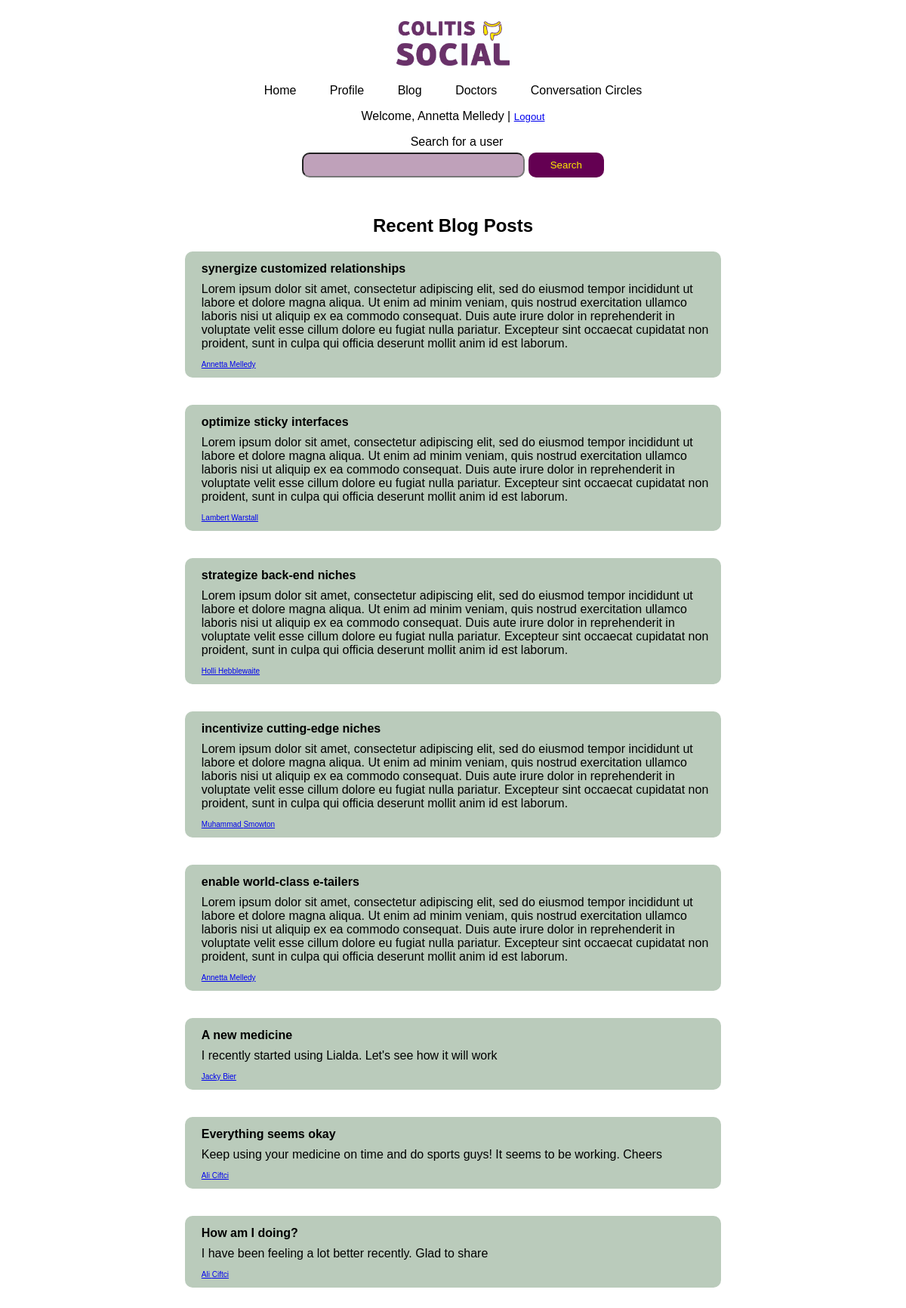
/index.php (signed in), run on the app's committed database.
### tables this page shows
CREATE TABLE `blog_entries` (
  `entry_id` int(11) NOT NULL,
  `user_id` int(11) NOT NULL,
  `subject` varchar(100) NOT NULL,
  `entry` text NOT NULL,
  `image` mediumblob DEFAULT NULL
);

CREATE TABLE `users` (
  `user_id` int(11) NOT NULL,
  `username` varchar(50) NOT NULL,
  `name` varchar(50) NOT NULL,
  `surname` varchar(50) NOT NULL,
  `login_email` varchar(100) NOT NULL,
  `login_password` varchar(100) NOT NULL,
  `disease_type` varchar(20) NOT NULL,
  `diagnosis_date` date NOT NULL,
  `diagnosis_proof` longblob DEFAULT NULL,
  `user_picture` longblob DEFAULT NULL,
  `street` varchar(50) NOT NULL,
  `building` varchar(50) NOT NULL,
  `door_number` varchar(10) NOT NULL,
  `zip_code` varchar(10) NOT NULL,
  `city` varchar(30) NOT NULL,
  `state` varchar(30) NOT NULL
);

### index.php (the view, shortened to what this page needs)
<?php
include_once 'includes/header.php';
?>
<?php
require_once 'includes/login.php';
include_once 'includes/search.php';
echo "<h2 class=\"center\">Recent Blog Posts</h2>";
$conn = new mysqli($hn, $un, $pw, $db);
$query = "SELECT * FROM `users` NATURAL JOIN blog_entries ORDER BY entry_id DESC ";
$result = $conn->query($query);
while ($row = $result->fetch_assoc()) {
    $uid=$row["user_id"];
	echo "<table class=\"profiletable\">";
	echo "<tr>";
    echo "<tr><td class=\"blogsubject\" >".$row["subject"]."</td>";
	echo '</tr>';
    echo "<tr>";
	echo "<td class=\"blogentry\">".$row["entry"]."</td>";
	echo '</tr>';
	echo "<tr><td class=\"meta\"><a href=\"profileuser.php?id=".$uid."\">".$row["name"]."  ".$row["surname"]."</a></td></tr>";
    echo "</table><br><br>";
}
?>
</body>
</html>

### includes/colitissocial.css (style rules this page uses)
body { font-family: sans-serif; }
.center { text-align: center; }
.profiletable { width: 60%; margin: auto; padding-left: 10px; background-color: #bacbbb; border-radius: 10px; }
td { padding-left: 10px; }
.meta { font-size: x-small; padding-top: 10px; padding-bottom: 10px; }
.blogentry { padding-top: 6px; }
.blogsubject { font-weight: bold; padding-top: 10px; }

### data on the page
blog_entries: subject "synergize customized relationships", entry "Lorem ipsum dolor sit amet, consectetur adipiscing elit, sed do eiusmod tempor incididunt ut labore et dolore magna aliqua. Ut enim ad minim veniam, quis nostrud exercitation ullamco laboris nisi ut aliquip ex ea commodo consequat. Duis aute irure dolor in reprehenderit in voluptate velit esse cillum dolore eu fugiat nulla pariatur. Excepteur sint occaecat cupidatat non proident, sunt in culpa qui officia deserunt mollit anim id est laborum.", user.name "Annetta", user.surname "Melledy"
blog_entries: subject "optimize sticky interfaces", entry "Lorem ipsum dolor sit amet, consectetur adipiscing elit, sed do eiusmod tempor incididunt ut labore et dolore magna aliqua. Ut enim ad minim veniam, quis nostrud exercitation ullamco laboris nisi ut aliquip ex ea commodo consequat. Duis aute irure dolor in reprehenderit in voluptate velit esse cillum dolore eu fugiat nulla pariatur. Excepteur sint occaecat cupidatat non proident, sunt in culpa qui officia deserunt mollit anim id est laborum.", user.name "Lambert", user.surname "Warstall"
blog_entries: subject "strategize back-end niches", entry "Lorem ipsum dolor sit amet, consectetur adipiscing elit, sed do eiusmod tempor incididunt ut labore et dolore magna aliqua. Ut enim ad minim veniam, quis nostrud exercitation ullamco laboris nisi ut aliquip ex ea commodo consequat. Duis aute irure dolor in reprehenderit in voluptate velit esse cillum dolore eu fugiat nulla pariatur. Excepteur sint occaecat cupidatat non proident, sunt in culpa qui officia deserunt mollit anim id est laborum.", user.name "Holli", user.surname "Hebblewaite"
blog_entries: subject "incentivize cutting-edge niches", entry "Lorem ipsum dolor sit amet, consectetur adipiscing elit, sed do eiusmod tempor incididunt ut labore et dolore magna aliqua. Ut enim ad minim veniam, quis nostrud exercitation ullamco laboris nisi ut aliquip ex ea commodo consequat. Duis aute irure dolor in reprehenderit in voluptate velit esse cillum dolore eu fugiat nulla pariatur. Excepteur sint occaecat cupidatat non proident, sunt in culpa qui officia deserunt mollit anim id est laborum.", user.name "Muhammad", user.surname "Smowton"
blog_entries: subject "enable world-class e-tailers", entry "Lorem ipsum dolor sit amet, consectetur adipiscing elit, sed do eiusmod tempor incididunt ut labore et dolore magna aliqua. Ut enim ad minim veniam, quis nostrud exercitation ullamco laboris nisi ut aliquip ex ea commodo consequat. Duis aute irure dolor in reprehenderit in voluptate velit esse cillum dolore eu fugiat nulla pariatur. Excepteur sint occaecat cupidatat non proident, sunt in culpa qui officia deserunt mollit anim id est laborum.", user.name "Annetta", user.surname "Melledy"
blog_entries: subject "A new medicine", entry "I recently started using Lialda. Let's see how it will work", user.name "Jacky", user.surname "Bier"
blog_entries: subject "Everything seems okay", entry "Keep using your medicine on time and do sports guys! It seems to be working. Cheers", user.name "Ali", user.surname "Ciftci"
blog_entries: subject "How am I doing?", entry "I have been feeling a lot better recently. Glad to share", user.name "Ali", user.surname "Ciftci"

### other printed values
$_SESSION['name'] "Annetta"
$_SESSION['surname'] "Melledy"
